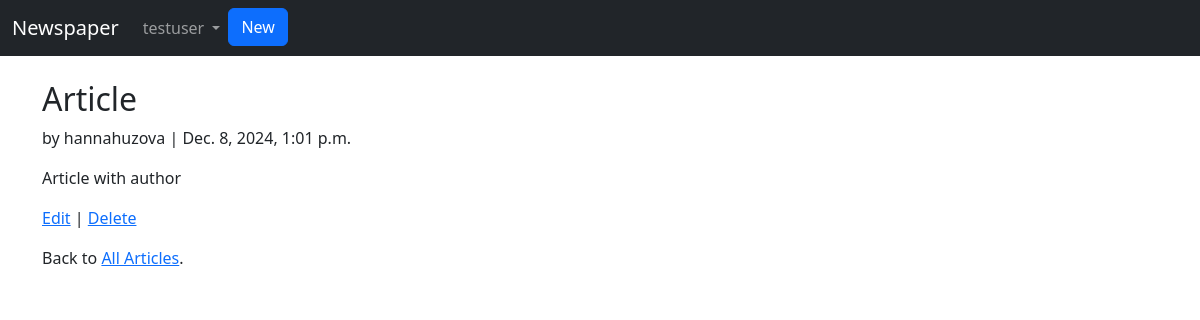
/articles/4/ (signed in), run on the app's committed database.
### users/models.py (models this page shows)
class CustomUser(AbstractUser):
	age = models.PositiveIntegerField(default = 0)

### articles/models.py (models this page shows, shortened)
class Article(models.Model):
	title = models.CharField(max_length = 255)
	body = models.TextField()
	date = models.DateTimeField(auto_now_add = True)
	author = models.ForeignKey(settings.AUTH_USER_MODEL, on_delete = models.CASCADE)

### articles/views.py (the view)
# urls.py: path('<int:pk>/', views.ArticleDetailView.as_view(), name = 'article_detail'),
class ArticleDetailView(LoginRequiredMixin, DetailView):
	model = models.Article
	template_name = 'article_detail.html'
	login_url = 'login'

### templates/article_detail.html
{% extends 'base.html' %}
{% block content %}
	<div class="article-entry">
		<h2>{{ object.title }}</h2>
		<p>by {{ object.author }} | {{ object.date }}</p>
		<p>{{ object.body }}</p>
	</div>
	<p><a href="{% url 'article_edit' article.pk %}">Edit</a> | <a href="{% url 'article_delete' article.pk %}">Delete</a></p>
	<p>Back to <a href="{% url 'article_list' %}">All Articles</a>.</p>
{% endblock content %}

### templates/base.html (shortened to what this page needs)
<!doctype html>
<html lang="en">
	<head>
		<link href="https://cdn.jsdelivr.net/npm/bootstrap@5.3.3/dist/css/bootstrap.min.css" rel="stylesheet">
	</head>
	<body>
		<nav class="navbar navbar-expand-md navbar-dark bg-dark mb-4">
		  	<div class="container-fluid">
			   	<a class="navbar-brand" href="{% url 'home' %}">Newspaper</a>
			    <div class="collapse navbar-collapse d-flex justify-content-around" id="navbarSupportedContent">
			    {% if user.is_authenticated %}
			        <ul class="navbar-nav me-auto mb-2 mb-lg-0">
			            <li class="nav-item dropdown">
			          	<a class="nav-link dropdown-toggle" href="#" role="button" data-bs-toggle="dropdown" aria-expanded="false">
			            	{{ user.username }}
			          	</a>
			        	</li>
			          	<li class="nav-item">
			          		<a href="{% url 'article_new' %}" class = "btn btn-primary ml-2">New</a>
			          	</li>
			      	</ul>
			    {% endif %}
		    	</div>
		 	</div>
		</nav>
		<div class="container">
			{% block content %}
			{% endblock %}
		</div>
	</body>
</html>

### data on the page
CustomUser: username "testuser"
Article: title "Article", author "hannahuzova", date "Dec. 8, 2024, 1:01 p.m.", body "Article with author"
